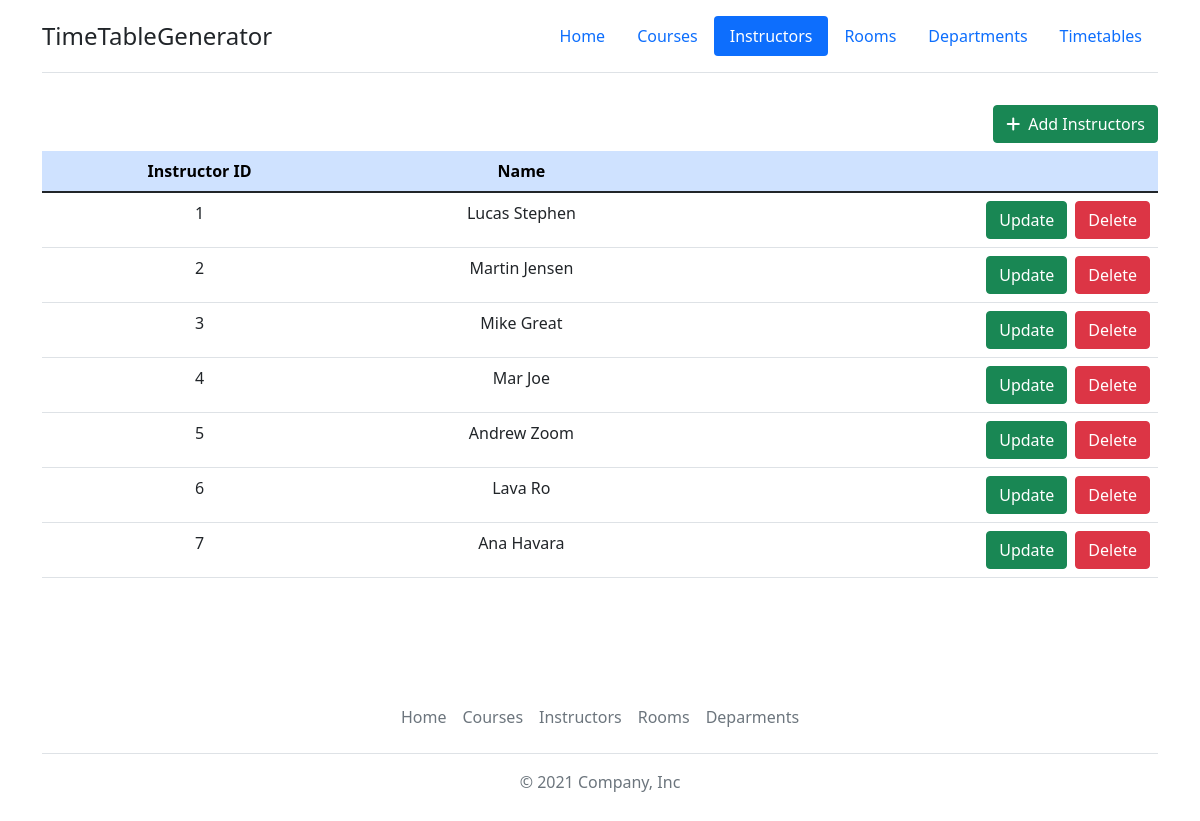
The app's page /timetable/list-instructors/, older data.
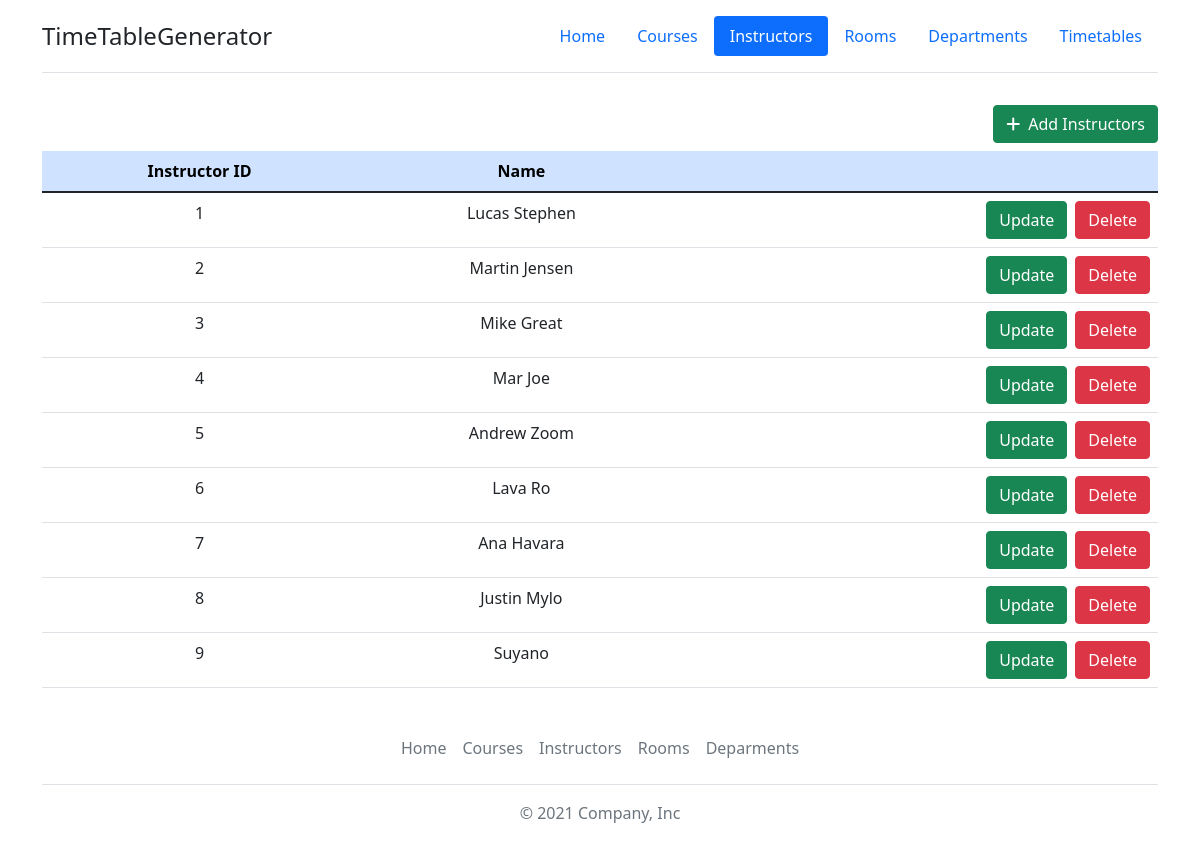
The same page, newer data.
### Timetable/models.py (models this page shows, shortened)
class Instructor(models.Model):
    inst_id = models.AutoField(primary_key=True)
    name = models.CharField(max_length=50)

### Timetable/views.py (the view)
# urls.py: path('list-instructors/', views.listInstructors, name='instructors'),
def listInstructors(request):
    instructors = Instructor.objects.all()
    context = {'instructors': instructors}
    return render(request, 'instructors.html', context)

### Timetable/templates/instructors.html (shortened to what this page needs)
{% extends 'base.html' %}
{% load static %}
{% block navbar %}
<header class="d-flex flex-wrap justify-content-center py-3 mb-4 border-bottom">
    <a href="{% url 'home' %}" class="d-flex align-items-center mb-3 mb-md-0 me-md-auto text-dark text-decoration-none">
        <span class="fs-4">TimeTableGenerator</span>
    </a>
    <ul class="nav nav-pills">
        <li class="nav-item"><a href="{% url 'home' %}" class="nav-link">Home</a></li>
        <li class="nav-item"><a href="{% url 'courses' %}" class="nav-link">Courses</a></li>
        <li class="nav-item"><a href="{% url 'instructors' %}" class="nav-link active" aria-current="page">Instructors</a></li>
        <li class="nav-item"><a href="{% url 'rooms' %}" class="nav-link">Rooms</a></li>
        <li class="nav-item"><a href="{% url 'departments' %}" class="nav-link">Departments</a></li>
        <li calss="nav-item"><a href="{% url 'timetables' %}" class="nav-link">Timetables</a></li>
    </ul>
</header>
{% endblock %}
{% block content %}
<div class="container" style="min-height: 70vh;">
    <div class="table-responsive-lg">
        <a href="{% url 'addInstructor' %}" class="btn btn-success float-end my-2"><i class="fas fa-plus me-2"></i>Add Instructors</a>
        <table class="table table-hover">
            <thead>
                <tr class="table-primary">
                    <th class="text-center">Instructor ID</th>
                    <th class="text-center">Name</th>
                    <th> </th>
                </tr>
            </thead>
            <tbody>
                {% for instr in instructors %}
                    <tr>
                        <td class="text-center">{{ instr.inst_id }}</td>
                        <td class="text-center">{{ instr.name }}</td>
                        <td>
                            <div class="d-flex justify-content-end">
                                <a class="btn btn-success me-2" href="{% url 'updateInstructor' instr.inst_id %}">Update</a>
                                <form action="{% url 'deleteInstructor' instr.inst_id %}" method="POST">
                                    <button class="btn btn-danger" type="submit">Delete</button>
                                </form>
                            </div>
                        </td>
                    </tr>
                {% endfor %}
            </tbody>
        </table>
    </div>
</div>
{% endblock %}

Row changes from the older to the newer data that the page shows:
added Instructor: inst_id "8", name "Justin Mylo"
added Instructor: inst_id "9", name "Suyano"
